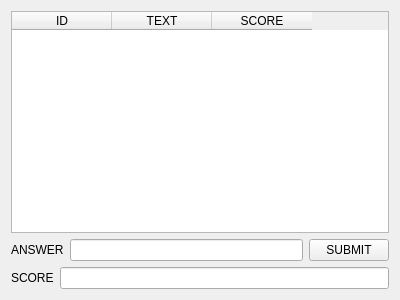
<?xml version="1.0" encoding="UTF-8"?>
<ui version="4.0">
 <class>ParticipantView</class>
 <widget class="QWidget" name="ParticipantView">
  <property name="geometry">
   <rect>
    <x>0</x>
    <y>0</y>
    <width>400</width>
    <height>300</height>
   </rect>
  </property>
  <property name="windowTitle">
   <string>Form</string>
  </property>
  <layout class="QVBoxLayout" name="verticalLayout_5">
   <item>
    <layout class="QVBoxLayout" name="verticalLayout_4">
     <item>
      <widget class="QTableWidget" name="questionTable">
       <column>
        <property name="text">
         <string>ID</string>
        </property>
       </column>
       <column>
        <property name="text">
         <string>TEXT</string>
        </property>
       </column>
       <column>
        <property name="text">
         <string>SCORE</string>
        </property>
       </column>
      </widget>
     </item>
     <item>
      <layout class="QVBoxLayout" name="verticalLayout_3">
       <item>
        <layout class="QVBoxLayout" name="verticalLayout_2">
         <item>
          <layout class="QVBoxLayout" name="verticalLayout">
           <item>
            <layout class="QHBoxLayout" name="horizontalLayout">
             <item>
              <widget class="QLabel" name="answer">
               <property name="text">
                <string>ANSWER</string>
               </property>
              </widget>
             </item>
             <item>
              <widget class="QLineEdit" name="answerBoxx"/>
             </item>
             <item>
              <widget class="QPushButton" name="answerButton">
               <property name="text">
                <string>SUBMIT</string>
               </property>
              </widget>
             </item>
            </layout>
           </item>
          </layout>
         </item>
         <item>
          <layout class="QHBoxLayout" name="horizontalLayout_2">
           <item>
            <widget class="QLabel" name="score">
             <property name="text">
              <string>SCORE</string>
             </property>
            </widget>
           </item>
           <item>
            <widget class="QLineEdit" name="scoreBox"/>
           </item>
          </layout>
         </item>
        </layout>
       </item>
      </layout>
     </item>
    </layout>
   </item>
  </layout>
 </widget>
 <resources/>
 <connections/>
</ui>
